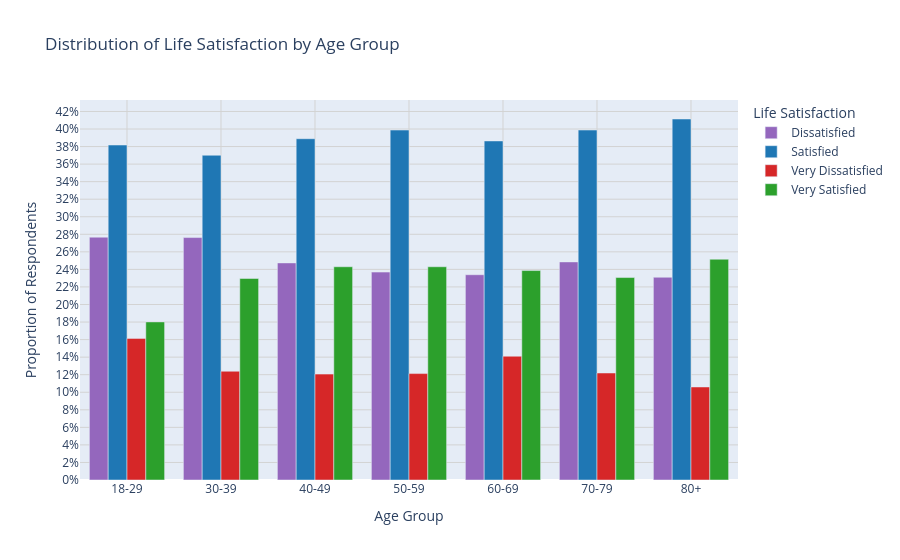

This figure's notebook cell:
### Code cell
# ============================================================
# 6. Age Distribution of Life Satisfaction (using _AGE80)
# ============================================================

# ----- 1. Prepare the data -----

# Define age bins for _AGE80 (collapsed above 80)
age_bins = [18, 30, 40, 50, 60, 70, 80, 100]
age_labels = ["18-29", "30-39", "40-49", "50-59", "60-69", "70-79", "80+"]

# Define labels for LSATISFY
satisfaction_labels = {
    1: "Very Satisfied",
    2: "Satisfied",
    3: "Dissatisfied",
    4: "Very Dissatisfied"
}

# Custom color mapping for satisfaction levels
color_map = {
    "Very Satisfied": "#2CA02C",    # Green
    "Satisfied": "#1F77B4",         # Blue
    "Dissatisfied": "#9467BD",      # Purple
    "Very Dissatisfied": "#D62728"  # Red
}

# Create a DataFrame with target and _AGE80
df_age = pd.DataFrame({
    target: y,                       # target is 'LSATISFY'
    "_AGE80": X["_AGE80"]
})

# Create age group column
df_age["AGE_GROUP"] = pd.cut(
    df_age["_AGE80"],
    bins=age_bins,
    labels=age_labels,
    right=False
)

# Map numeric target to labels
df_age["SATISFACTION_LABEL"] = df_age[target].map(satisfaction_labels)

# Remove rows with missing age group or satisfaction label
df_age = df_age.dropna(subset=["AGE_GROUP", "SATISFACTION_LABEL"])

# ----- 2. Create crosstab of satisfaction levels by age group -----

satisfaction_by_age = pd.crosstab(
    df_age["AGE_GROUP"],
    df_age["SATISFACTION_LABEL"],
    normalize='index'
).reset_index().melt(
    id_vars=["AGE_GROUP"],
    var_name="Satisfaction Level",
    value_name="Proportion"
)

# ----- 3. Create the bar chart with custom colors -----

fig6 = px.bar(
    satisfaction_by_age,
    x="AGE_GROUP",
    y="Proportion",
    color="Satisfaction Level",
    title="Distribution of Life Satisfaction by Age Group",
    labels={"AGE_GROUP": "Age Group", "Proportion": "Proportion of Respondents"},
    color_discrete_map=color_map,   # Apply custom colors
    barmode="group"
)

fig6.update_layout(
    xaxis_title="Age Group",
    yaxis_title="Proportion of Respondents",
    xaxis=dict(showgrid=True, gridcolor='lightgray', gridwidth=1),
    yaxis=dict(
        showgrid=True,
        gridcolor='lightgray',
        gridwidth=1,
        tickformat=".0%",
        dtick=0.02
    ),
    legend_title="Life Satisfaction"
)

fig6.write_html(f"plots/6_age_vs_lsatisify_{target}.html")
fig6.show()

### Figure 1 — Plotly figure (JSON) as saved in the notebook; plotly's stock layout.template omitted (floating-point values rounded to 4 significant figures)
{"data": [{"alignmentgroup": "True", "hovertemplate": "Satisfaction Level=Dissatisfied<br>Age Group=%{x}<br>Proportion of Respondents=%{y}<extra></extra>", "legendgroup": "Dissatisfied", "marker": {"color": "#9467BD", "pattern": {"shape": ""}}, "name": "Dissatisfied", "offsetgroup": "Dissatisfied", "orientation": "v", "showlegend": true, "textposition": "auto", "type": "bar", "x": ["18-29", "30-39", "40-49", "50-59", "60-69", "70-79", "80+"], "xaxis": "x", "y": [0.2767, 0.2763, 0.2474, 0.2369, 0.2339, 0.2485, 0.231], "yaxis": "y"}, {"alignmentgroup": "True", "hovertemplate": "Satisfaction Level=Satisfied<br>Age Group=%{x}<br>Proportion of Respondents=%{y}<extra></extra>", "legendgroup": "Satisfied", "marker": {"color": "#1F77B4", "pattern": {"shape": ""}}, "name": "Satisfied", "offsetgroup": "Satisfied", "orientation": "v", "showlegend": true, "textposition": "auto", "type": "bar", "x": ["18-29", "30-39", "40-49", "50-59", "60-69", "70-79", "80+"], "xaxis": "x", "y": [0.3817, 0.3701, 0.3889, 0.3988, 0.3864, 0.3988, 0.4114], "yaxis": "y"}, {"alignmentgroup": "True", "hovertemplate": "Satisfaction Level=Very Dissatisfied<br>Age Group=%{x}<br>Proportion of Respondents=%{y}<extra></extra>", "legendgroup": "Very Dissatisfied", "marker": {"color": "#D62728", "pattern": {"shape": ""}}, "name": "Very Dissatisfied", "offsetgroup": "Very Dissatisfied", "orientation": "v", "showlegend": true, "textposition": "auto", "type": "bar", "x": ["18-29", "30-39", "40-49", "50-59", "60-69", "70-79", "80+"], "xaxis": "x", "y": [0.1614, 0.1239, 0.1207, 0.1213, 0.141, 0.122, 0.106], "yaxis": "y"}, {"alignmentgroup": "True", "hovertemplate": "Satisfaction Level=Very Satisfied<br>Age Group=%{x}<br>Proportion of Respondents=%{y}<extra></extra>", "legendgroup": "Very Satisfied", "marker": {"color": "#2CA02C", "pattern": {"shape": ""}}, "name": "Very Satisfied", "offsetgroup": "Very Satisfied", "orientation": "v", "showlegend": true, "textposition": "auto", "type": "bar", "x": ["18-29", "30-39", "40-49", "50-59", "60-69", "70-79", "80+"], "xaxis": "x", "y": [0.1802, 0.2297, 0.243, 0.243, 0.2387, 0.2307, 0.2516], "yaxis": "y"}], "layout": {"barmode": "group", "legend": {"title": {"text": "Life Satisfaction"}, "tracegroupgap": 0}, "title": {"text": "Distribution of Life Satisfaction by Age Group"}, "xaxis": {"anchor": "y", "domain": [0, 1], "gridcolor": "lightgray", "gridwidth": 1, "showgrid": true, "title": {"text": "Age Group"}}, "yaxis": {"anchor": "x", "domain": [0, 1], "dtick": 0.02, "gridcolor": "lightgray", "gridwidth": 1, "showgrid": true, "tickformat": ".0%", "title": {"text": "Proportion of Respondents"}}}}
